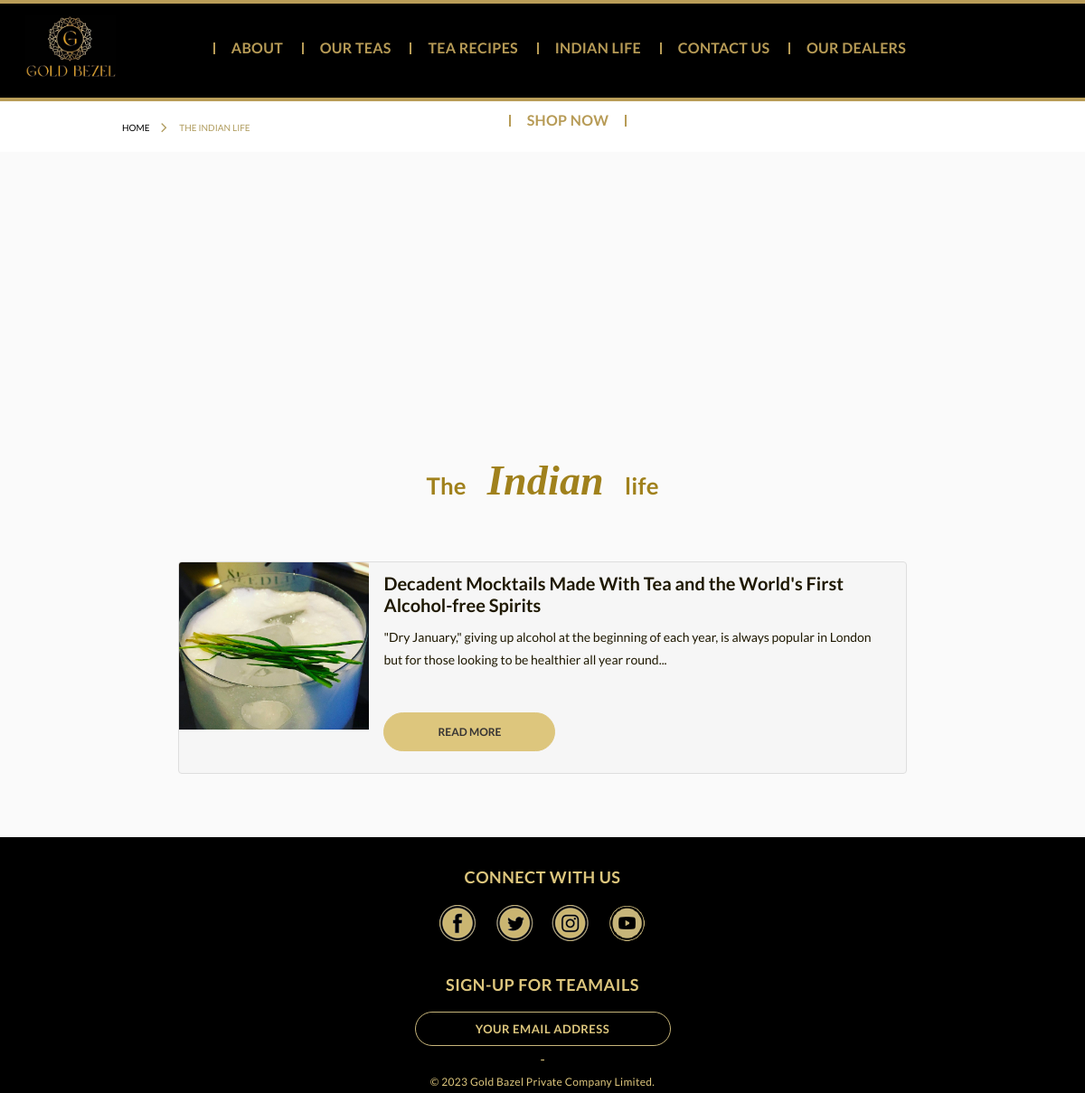
/indian-life, run on the app's committed database.
### home/models.py (models this page shows, shortened)
class blog(models.Model):
    title = models.CharField( max_length=300)
    image = models.ImageField(upload_to="blogs")
    description = models.TextField()
    author = models.CharField(max_length=220,null=True)
    content = RichTextField(null=True)

### home/views.py (the view)
# urls.py: path('indian-life', LifeView.as_view()),
class LifeView(View):
    def get(self, request, *args, **kwargs):
        blogs = blog.objects.all()
        data = {
            "blogs":blogs,
        }
        return render(request, 'indianlife.html',data)

### templates/indianlife.html
{% extends 'nav.html' %}
{% load static %}
{% block content %}
<div class="breadcrumb">
	<ul>
		<li><a href="/">HOME</a></li>
		<li>The Indian Life</li>
	</ul>
</div>
<div class="inner-banner whtsnew london-life" data-parallax="scroll" data-image-src="{% static 'img/life-bg.png' %}">
</div>
<div class="arbg">
	<div class="inner-wrap">
		<div class="inner-heading-color ll">
		    <h3><span>The</span> <span style="font-family:cursive;font-size:46px;font-style: italic;font-weight:600">Indian</span> <span>life</span></h3>
		</div>
		<div class="list-layout london">
		 				{% for value in blogs %}
		  	<div class="row ">
		      	<div class="col-12">
			        <div class="imgwrap">
			            <img src="{{value.image.url}}">
			        </div>
			        <div class="content">
			            <h3>{{value.title}}</h3>
			            <p>{{value.description}}</p>
			            <a href="/story/{{value.pk}}" class="btn">Read More</a>
			        </div>
		      	</div>
		 	</div>
{% endfor %}
		</div>
	</div>
</div>
{% endblock %}

### static/css/css-layerslideraafb.css (style rules this page uses)
body { padding-top: 7.0rem; font-family: 'Lato',Arial; background: #fafafa; font-size: 14px; }

### static/css/css-style.css (style rules this page uses)
.inner-banner { width: 100%; margin: 0px; padding: 0px; position:relative; height: 450px; }
.inner-wrap { width: 80%; margin: 0px auto; padding: 0px; }
.breadcrumb { width: 100%; margin: 0px auto; padding: 0px; background: #fff; }
.breadcrumb ul { list-style: none; margin: 0px; padding: 20px 0; display: block; text-align: left; }
.breadcrumb ul li { margin: 0px; padding: 0px 15px; display: inline-block; position: relative; font-weight: 700; text-transform: uppercase; font-family: 'Lato',Arial; font-size: 10px; font-weight: 500; font-style: normal; font-stretch: normal; line-height: normal; letter-spacing: normal; text-align: left; color: #b09c5e; }
.breadcrumb ul li:after { content: '\f105'; font-family: 'FontAwesome'; font-size: 18px; position: absolute; right: -4px; top: -3px; }
.breadcrumb ul li:last-child:after { content: ""; }
.breadcrumb ul li a { color: #000; text-decoration: none; }
.breadcrumb ul { width: 80%; margin: 0 auto; }
.inner-heading-color { font-family: Lato;font-size: 22px;font-weight: 600;font-style: normal;font-stretch: normal;line-height: normal;letter-spacing: 0.2px;text-align: center;color: #a0811c;text-transform: uppercase; }
.inner-heading-color h3 { margin: 50px 0;font-weight: 600; }
.inner-banner.whtsnew { height: 300px; }
.list-layout .row { background-color: #f6f6f6; margin-bottom: 40px; }
.list-layout .row:last-child { margin-bottom: 70px }
.list-layout .row .col-12 .imgwrap img { width: 100%; }
.list-layout .row .col-12 .content p { width: 95%;padding: 0 0 18px; margin: 14px auto 8px; line-height: 1.86; }
.list-layout .row .col-12 .content { font-size: 1rem; font-weight: normal; font-style: normal; font-stretch: normal; line-height: 1.86; letter-spacing: normal; text-align: center; color: #1e1801; }
.list-layout .row .col-12 .content a, .quiz.thanks .ans ul li input[type="submit"] { margin: 20px 0;min-width: 120px; border-radius: 40px; background-color: #ddc67d; font-style: normal; font-stretch: normal; text-decoration: none; letter-spacing: 0.6px; text-align: center; border: 1px solid #ddc67d; font-family: 'Lato',Arial; font-size: 12px; font-weight: bold; font-style: normal; font-stretch: normal; line-height: normal; letter-spacing: normal; text-align: center; color: #363434; transition: background-color 0.3s cubic-bezier(0, 0, 0, 0), color 0.3s cubic-bezier(0, 0, 0, 0), width 0.3s cubic-bezier(0, 0, 0, 0), border-width 0.3s cubic-bezier(0, 0, 0, 0), border-color 0.3s cubic-bezier(0, 0, 0, 0); margin-right: 1%; text-transform: uppercase; display: inline-block; padding: 13px 34px; margin: 8px 2% 24px; }
.inner-heading-color.ll { text-transform: inherit; }
.inner-heading-color.ll span { position: relative; top: -13px; padding: 0 9px; }
.list-layout.london .row { border: 1px solid #dedede; border-radius: 4px; overflow: hidden; display: flex; }
.list-layout.london .row .col-12 .imgwrap { width: 27%; vertical-align: top; }
.list-layout.london .row .col-12 .content { display: flow-root; width: 72%; text-align: left; padding: 0 2%; vertical-align: middle; }
.list-layout.london .row .col-12 .content h3 { font-size: 20px; font-weight: bold; font-style: normal; font-stretch: normal; line-height: 1.2; letter-spacing: normal; text-align: left; color: #1e1801; margin: 2% 0 10px; }
.list-layout.london .row .col-12 { display: flex; width: 100%; }
.list-layout.london .row .col-12 .content p { width: 100%; font-size: 14px; font-weight: normal; font-style: normal; font-stretch: normal; line-height: 1.79; letter-spacing: normal; margin: 11px 0 20px; text-align: left; color: #1e1801; }
.list-layout.london .row .col-12 .content a { margin-left: 0; }
.list-layout.london { padding: 0 8%; }
.arbg { overflow: hidden; position: relative; }

### data on the page
blog: image (picture), title "Decadent Mocktails Made With Tea and the World's First Alcohol-free Spirits", description "\"Dry January,\" giving up alcohol at the beginning of each year, is always popular in London but for those looking to be healthier all year round..."
